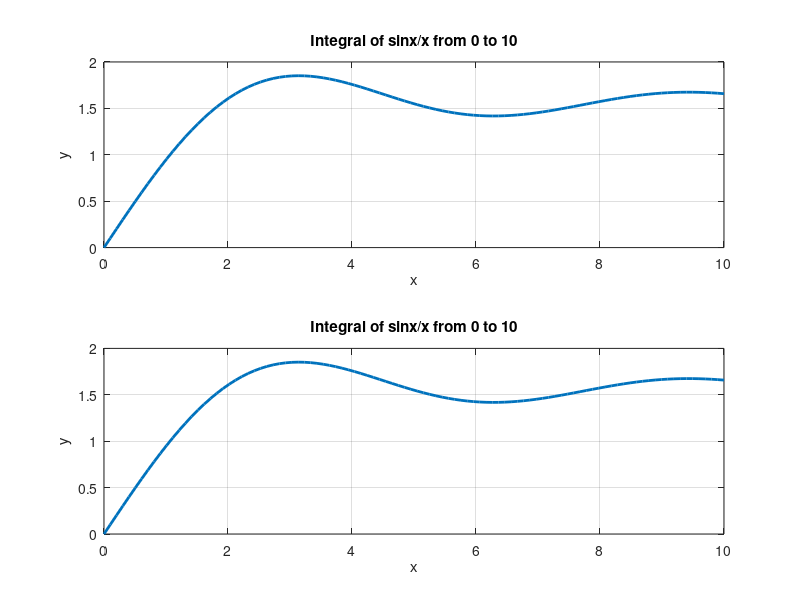

MATLAB code to generate this figure:
% Compare 'quad' with 'integral'
close all;clear all;clc;

t = linspace(0,10,100); 
f = @(t) sin(t)./(t + eps);  % Avoid of zero by adding eps 
F = t;
n = length(t);
for i = 1:n
    F(i) = quad(f,0,t(i));
end

subplot(211);
plot(t,F,'LineWidth',2);
grid on;
xlabel('x');ylabel('y');
title('Integral of sinx/x from 0 to 10');

hold on;

t = linspace(0,10,100); 
f = @(t) sin(t)./(t + eps); 
F = zeros(size(t));
n = length(t);
for i = 1:n
    F(i) = integral(f,0,t(i));
end

subplot(212);
plot(t,F,'LineWidth',2);
grid on;
xlabel('x');ylabel('y');
title('Integral of sinx/x from 0 to 10');
